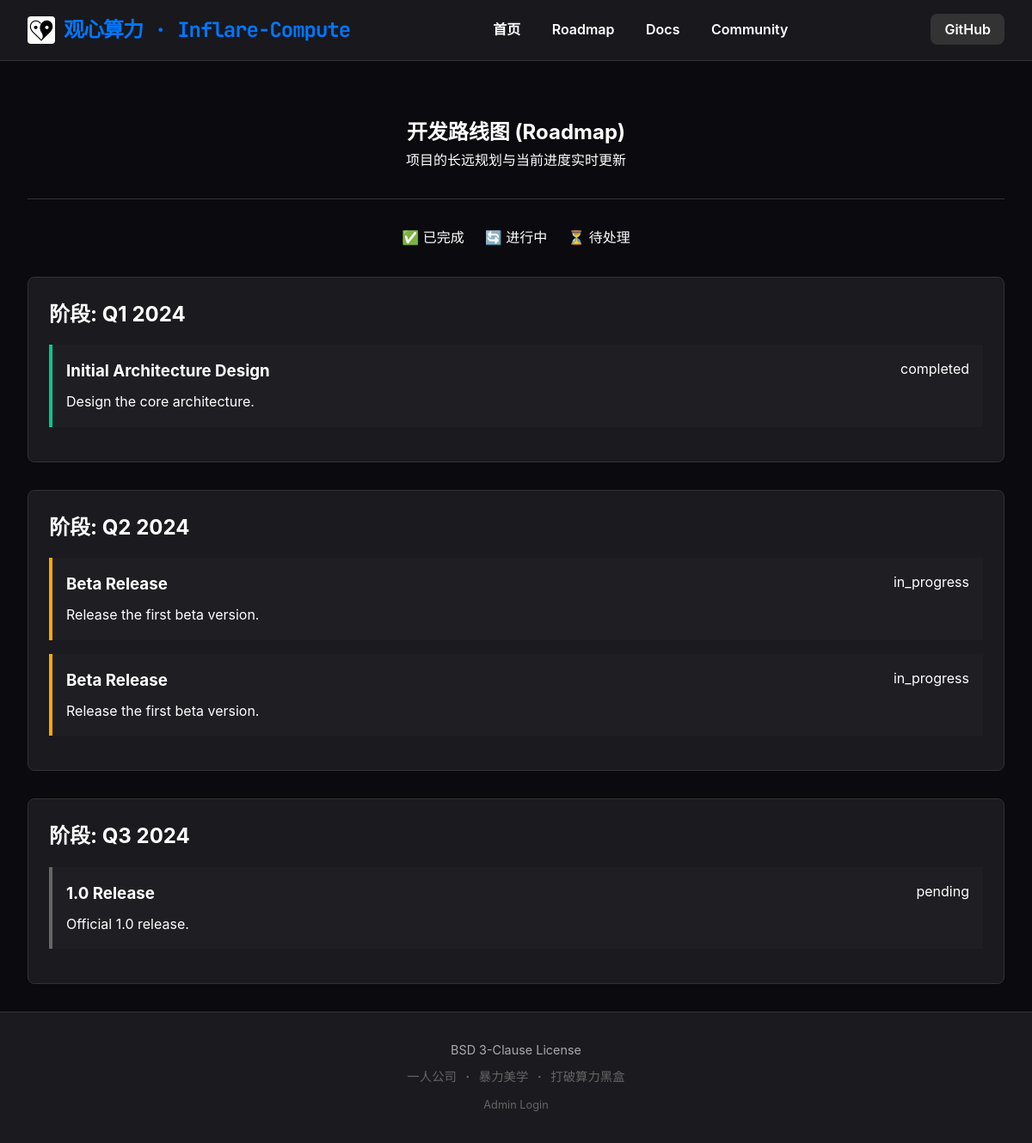
The app's page /roadmap with its own data.
### app/models/roadmap.py (models this page shows)
class Roadmap(BaseModel):
    __tablename__ = 'roadmaps'
    title = db.Column(db.String(100), nullable=False)
    description = db.Column(db.Text, nullable=True)
    stage = db.Column(db.String(50), nullable=False) # e.g., 'Q1 2024', 'Q2 2024'
    status = db.Column(db.String(20), default='pending') # pending, in_progress, completed
    order = db.Column(db.Integer, default=0)

### app/views/frontend.py (the view)
@frontend_bp.route('/roadmap')
def roadmap():
    roadmap_data = RoadmapService.get_all_roadmap_grouped()
    return render_template('roadmap.html', roadmap_data=roadmap_data)

### app/dao/roadmap_dao.py (called while the page is built)
    @classmethod
    def get_all_ordered(cls):
        return db.session.query(cls.model).order_by(cls.model.stage, cls.model.order).all()

### app/services/roadmap_service.py (called while the page is built)
    @staticmethod
    def get_all_roadmap_grouped():
        items = RoadmapDAO.get_all_ordered()
        grouped = {}
        for item in items:
            if item.stage not in grouped:
                grouped[item.stage] = []
            grouped[item.stage].append(item)
        return grouped

### app/templates/roadmap.html (shortened to what this page needs)
{% extends "base.html" %}
{% block content %}
<section class="page-header">
    <h1>开发路线图 (Roadmap)</h1>
    <p class="subtitle">项目的长远规划与当前进度实时更新</p>
</section>
<section class="roadmap-section">
    <div class="status-legend">
        <span class="legend-item status-completed">✅ 已完成</span>
        <span class="legend-item status-in_progress">🔄 进行中</span>
        <span class="legend-item status-pending">⏳ 待处理</span>
    </div>
    <div class="roadmap-container">
        {% if roadmap_data %}
            {% for stage, items in roadmap_data.items() %}
            <div class="roadmap-stage card">
                <h2 class="stage-title">阶段: {{ stage }}</h2>
                <ul class="feature-list">
                    {% for item in items %}
                    <li class="feature-item status-{{ item.status }}">
                        <div class="feature-header">
                            <h3 class="feature-title">{{ item.title }}</h3>
                            <span class="feature-badge">{{ item.status }}</span>
                        </div>
                        {% if item.description %}
                        <p class="feature-desc">{{ item.description }}</p>
                        {% endif %}
                    </li>
                    {% endfor %}
                </ul>
            </div>
            {% endfor %}
        {% else %}
            <p class="empty-msg">路线图规划中，敬请期待...</p>
        {% endif %}
    </div>
</section>
{% endblock %}

### app/static/css/style.css (style rules this page uses)
:root { --color-bg: #0a0a0f; --color-surface: #1a1a1f; --color-primary: #0077ff; --color-primary-hover: #0055cc; --color-text: #ffffff; --color-text-secondary: #aaaaaa; --color-success: #00cc88; --color-warning: #ffaa00; --color-muted: #666666; --border-color: #333333; --border-radius: 8px; --font-mono: 'JetBrains Mono', 'Courier New', monospace; --font-sans: 'Noto Sans SC', -apple-system, sans-serif; }
* { margin: 0; padding: 0; box-sizing: border-box; }
body { background-color: var(--color-bg); color: var(--color-text); font-family: var(--font-sans); line-height: 1.6; display: flex; flex-direction: column; min-height: 100vh; }
.card { background: var(--color-surface); border: 1px solid var(--border-color); border-radius: var(--border-radius); padding: 24px; transition: all 0.3s ease; }
.page-header { text-align: center; padding: 2rem 0; margin-bottom: 2rem; border-bottom: 1px solid var(--border-color); }
.status-legend { display: flex; justify-content: center; gap: 1.5rem; margin-bottom: 2rem; }
.roadmap-container { display: flex; flex-direction: column; gap: 2rem; }
.feature-list { list-style: none; margin-top: 1rem; }
.feature-item { padding: 1rem; border-left: 4px solid var(--border-color); background: rgba(255, 255, 255, 0.02); margin-bottom: 1rem; }
.feature-item.status-completed { border-left-color: var(--color-success); }
.feature-item.status-in_progress { border-left-color: var(--color-warning); }
.feature-item.status-pending { border-left-color: var(--color-muted); }
.feature-header { display: flex; justify-content: space-between; margin-bottom: 0.5rem; }

### records on screen
Roadmap: stage "Q1 2024", title "Initial Architecture Design", status "completed", description "Design the core architecture."
Roadmap: stage "Q2 2024", title "Beta Release", status "in_progress", description "Release the first beta version."
Roadmap: title "Beta Release", status "in_progress", description "Release the first beta version."
Roadmap: stage "Q3 2024", title "1.0 Release", status "pending", description "Official 1.0 release."
